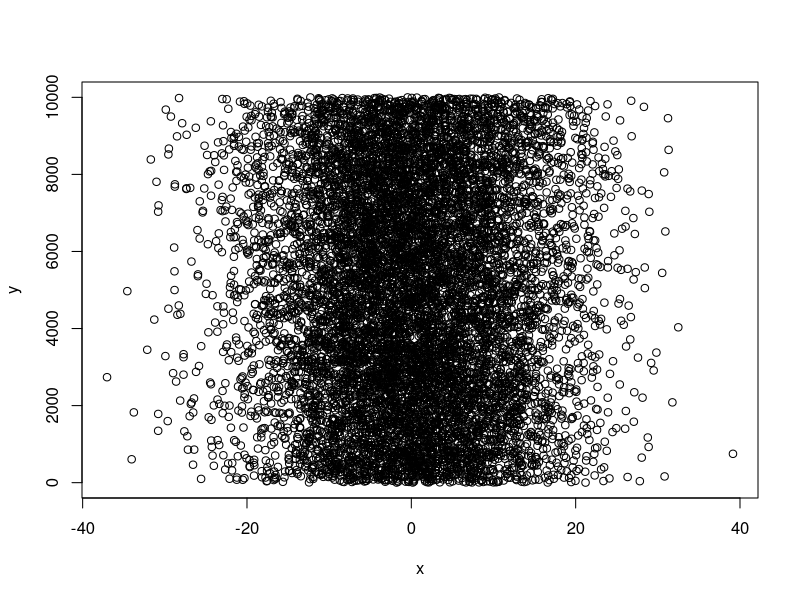
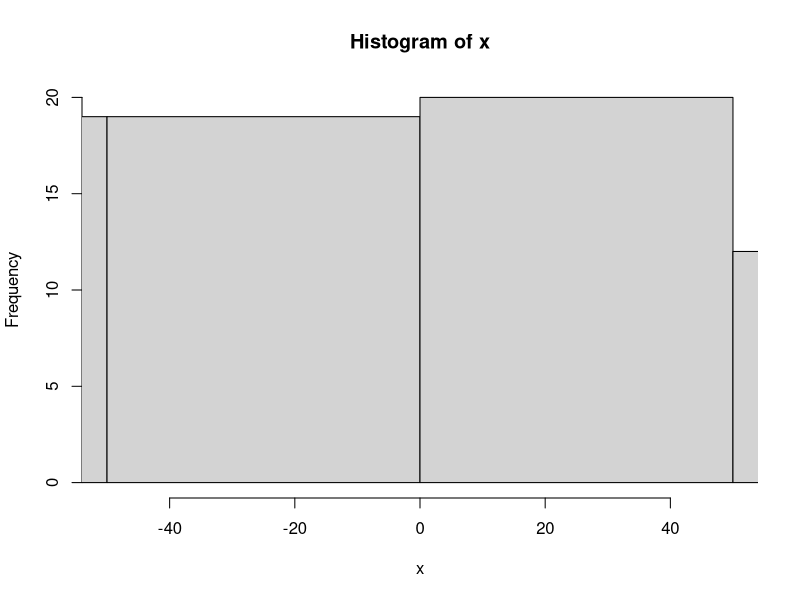
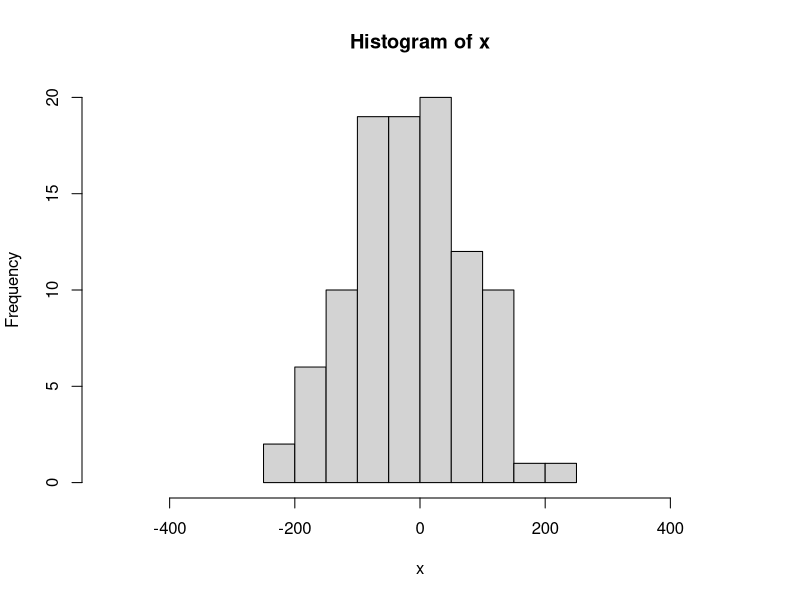
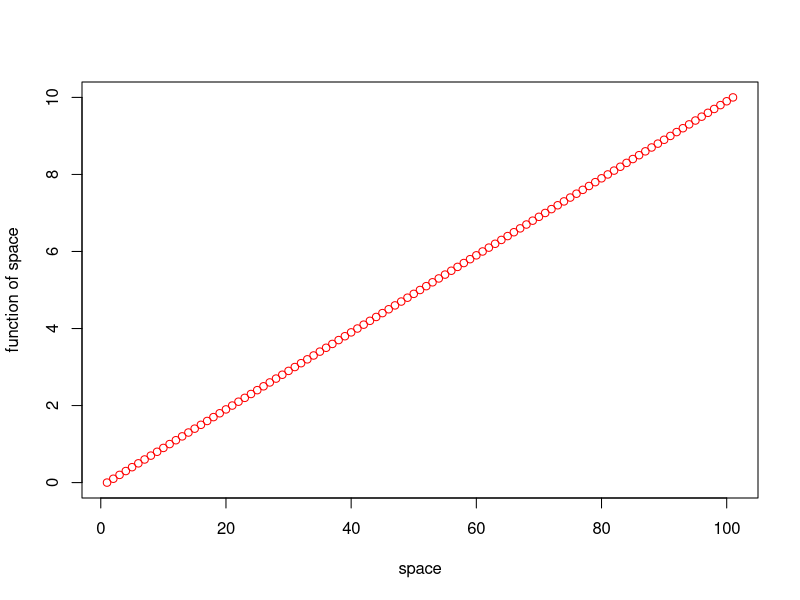
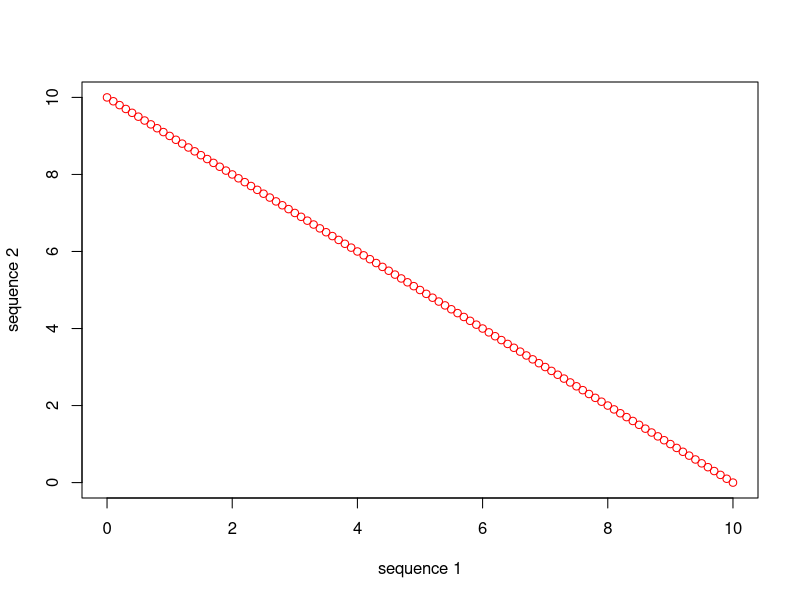
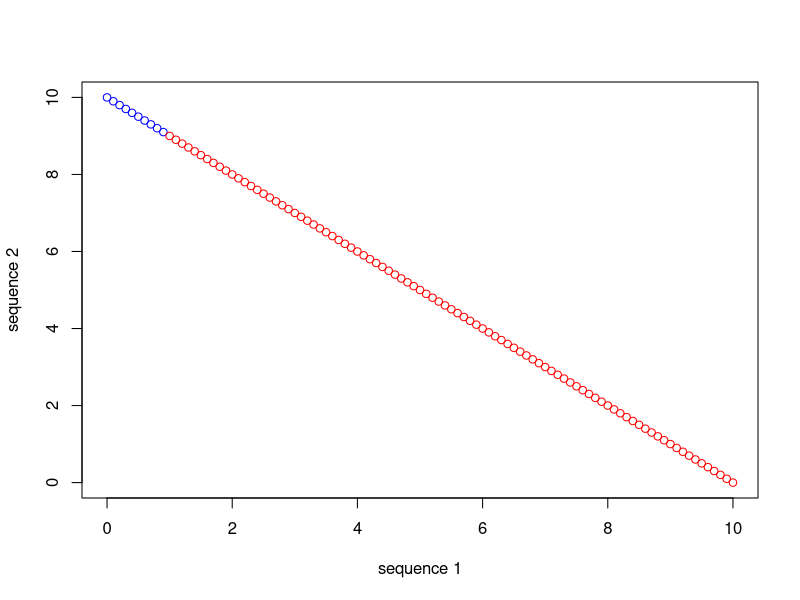
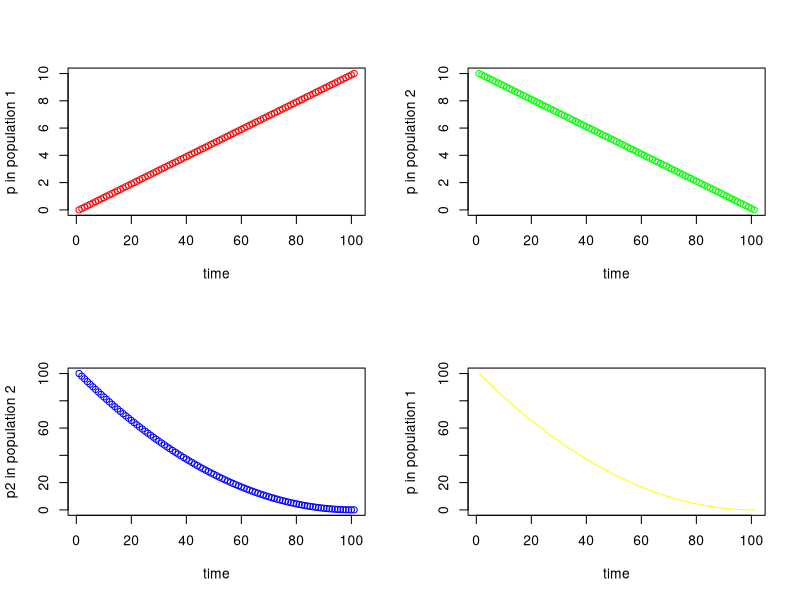
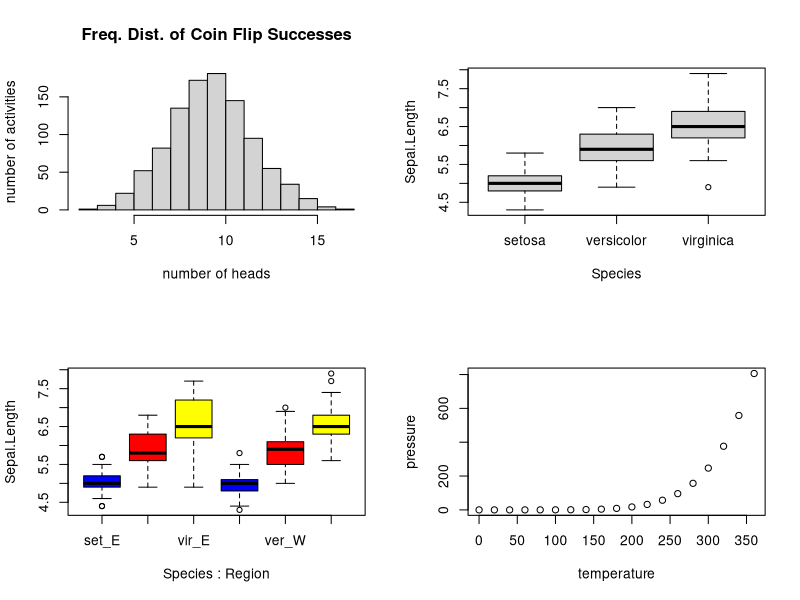

The R script that drew these images, in order: (Note: this script raises an error after producing the figures.)
## ---- chunk 1
# automatically create a bib database for R packages
knitr::write_bib(c(
  .packages(), 'bookdown', 'knitr', 'rmarkdown'
), 'packages.bib')
## ---- chunk 2
4*4
## ---- chunk 3
(4+3*2^2)
## ---- chunk 4

x <- 2
x*3
y <- x * 3
y-2

## ---- chunk 5
y <- 67
print(y)

x <- 124
z <- (x*y)^2
print(z)
## ---- chunk 6
x <- "I Love"
print (x)
y <- "Biostatistics"
print (y)
z <- c(x,y)
print (z)
## ---- chunk 7
class(NA)
## ---- chunk 8
num <- c(0,1,2,NA,4)
mean(num)
mean(num, na.rm = TRUE)
is.na(num)
## ---- chunk 9
x <- c(2,3,4,2,1,2,4,5,10,8,9)
print(x)
x_plus <- x+1
print(x_plus)
## ---- chunk 10
seq_1 <- seq(0.0, 10.0, by = 0.1)
print(seq_1)
seq_2 <- seq(10.0, 0.0, by = -0.1)
print(seq_2)
## ---- chunk 11
seq_square <- (seq_2)*(seq_2)
print(seq_square)
## ---- chunk 12
seq_square_new <- (seq_2)^2
print(seq_square_new)
## ---- chunk 13
x <- rnorm (10000, 0, 10)
y <- sample (1:10000, 10000, replace = T)
xy <- cbind(x,y)
plot(x,y) 
## ---- chunk 14
x <-rnorm(100, 0, 100)
print (x)
hist(x, xlim = c(-50,50))
hist(x, xlim = c(-500,500))
## ---- chunk 15
z <- c(10, 20, 30)
mean(z)

mean(c(10, 20, 30))
## ---- chunk 16
rep(1, 5)
rep("one", 5)
## ---- chunk 17
## Using our vector z from above
z[1]

## On the fly using output from the c() function
c(10, 20, 30)[1]
## ---- chunk 18
c(10, 20, 30, 40, 50, 100, 200)[1:4]

c(10, 20, 30, 40, 50, 100, 200)[4:7]
## ---- chunk 19
c(10, 20, 30, 40, 50, 100, 200)[c(1:3, 5)]
## ---- chunk 20
c(10, 20, 30, 40, 50, 100, 200)[-c(1:2)]
## ---- chunk 21
vec1 <- c(10, 20, 30, 40, 50, 100, 200)
vec2 <- c("happy", "sad", "grumpy")
vec3 <- factor(c("high", "low"))

mylist <- list(vec1, vec2, vec3)

print(mylist)

class(mylist)

str(mylist)
## ---- chunk 22
mylist[[2]]
## ---- chunk 23
mylist[[2]][2]
## ---- chunk 24
habitat <- factor(c("mixed", "wet", "wet", "wet", "dry", "dry", "dry","mixed"))
temp <- c(3.4, 3.4, 8.4, 3, 5.6, 8.1, 8.3, 4.5)
elevation <- c(0, 9.2, 3.8, 5, 5.6, 4.1, 7.1, 5.3)
## ---- chunk 25
mydata <- data.frame(habitat, temp, elevation)
row.names(mydata) <- c("Reedy Lake", "Pearcadale", "Warneet", "Cranbourne", 
                       "Lysterfield", "Red Hill", "Devilbend", "Olinda")
## ---- chunk 26
head(mtcars)
## ---- chunk 27
head(iris)
## ---- chunk 28
## The first row, with all columns
iris[1,]
## The first 5 rows and the first 2 columns
iris[1:5,1:2]
## ---- chunk 29
## The first 5 rows of the first column
iris$Sepal.Length[1:5]
## ---- chunk 30
## Populate a 3x3 matrix with values 1 to 9
matrix(1:9, nrow=3, ncol=3)
## ---- chunk 31
## First define a character vector
char_vec <- c(rep("treatment",5), rep("control",3), rep("treatment", 4), rep("control", 6))
print(char_vec)

## Generate a vector that stores the color "red" for "treatment" and "blue" for "control"
col_vec <- ifelse(char_vec=="treatment", "red", "blue")
print(col_vec)
## ---- chunk 32
replicate(5, sample(1:10, size=10, replace=FALSE))
## ---- chunk 33
## Find the maximum petal length for each species in the iris data frame
tapply(iris$Petal.Length, iris$Species, max)
## ---- chunk 34
## Find the mean of each variable for each species in the iris data frame
aggregate(iris, by = list(iris$Species), FUN = mean)
## ---- chunk 35
## Calculate mpg/cyl and mpg/wt, for every row in mtcars and if the second is at least twice the size of the first include that ratio and another character value "Yes" in a growing 2-column dataframe. If the ratio is less than 2, then include "No" in the second column. 

## first pre-allocate our new data frame, which contains NAs initially
newdf <- data.frame(rep(NA, length(mtcars$mpg)), rep(NA, length(mtcars$mpg)))

## then write the for loop to do the above task for every row in mtcars
for(i in 1:length(mtcars$mpg)) {
  newdf[i,1] <- (mtcars$mpg[i]/mtcars$wt[i])/(mtcars$mpg[i]/mtcars$cyl[i])
  newdf[i,2] <- ifelse(newdf[i,1]>=2, "Yes", "No")
}
  print(newdf)
## ---- chunk 36
seq_1 <- seq(0.0, 10.0, by = 0.1) 
plot(seq_1, xlab="space", ylab ="function of space", type = "p", col = "red")
## ---- chunk 37
seq_1 <- seq(0.0, 10.0, by = 0.1)
seq_2 <- seq(10.0, 0.0, by = -0.1)
plot(seq_1, seq_2, xlab="sequence 1", ylab ="sequence 2", type = "p", col = "red")
## ---- chunk 38
seq_1 <- seq(0.0, 10.0, by = 0.1)
seq_2 <- seq(10.0, 0.0, by = -0.1)
plot(seq_1, seq_2, xlab="sequence 1", ylab ="sequence 2", type = "p", 
     col = c(rep("blue", 10), rep("red", 91)))
## ---- chunk 39
seq_square <- (seq_2)*(seq_2)
seq_square_new <- (seq_2)^2

par(mfrow=c(2,2))
plot (seq_1, xlab="time", ylab ="p in population 1", type = "p", col = 'red')
plot (seq_2, xlab="time", ylab ="p in population 2", type = "p", col = 'green')
plot (seq_square, xlab="time", ylab ="p2 in population 2", type = "p", col = 'blue')
plot (seq_square_new, xlab="time", ylab ="p in population 1", type = "l", col = 'yellow')
## ---- chunk 40
hist(rbinom(n=1000, size=20, prob=0.5), xlab="number of heads", ylab="number of activities",
     main="Freq. Dist. of Coin Flip Successes")
## ---- chunk 41
## make a modified version of the iris data frame, which includes a "Region" factor
new_iris <- iris
new_iris$Region <- as.factor(rep(c(rep("West", 5), rep("East", 5)), 15))

## make a boxplot of Sepal.Length that plots individual boxes for the separate Species
boxplot(Sepal.Length ~ Species, data=new_iris)

## make a boxplot of Sepal.Length that shows all 6 combinations of factor levels from Species and Region, including a different color for each species
boxplot(Sepal.Length ~ Species*Region, col=c("blue", "red", "yellow", "blue", "red", "yellow"),
        data=new_iris, names=c("set_E","ver_E","vir_E","set_W","ver_W","vir_W"))

## ---- chunk 42
summary(cars)
## ---- chunk 43
plot(pressure)
## ---- chunk 44

x <- rbinom(1000,1,0.5)

barplot(table(x)/1000, 
        names.arg = c("Heads","Tails"),
        ylab = "Probability", 
        ylim = c(0,.75),
        col = "orangered")
## ---- chunk 45
knitr::include_graphics("images/prob.017.jpeg")
## ---- chunk 46
knitr::include_graphics("images/week_2.003.jpeg")
## ---- chunk 47
knitr::include_graphics("images/prob.018.jpeg")
## ---- chunk 48
knitr::include_graphics("images/week_2.004.jpeg")
## ---- chunk 49
knitr::include_graphics("images/week_2.005.jpeg")
## ---- chunk 50

kicks <- cbind(c(91,32,11,2,0),c(97,34,8,1,0))

barplot(t(kicks), beside = TRUE, 
        col = c('cadetblue','coral'), 
        names.arg = c('1','2','3','4','5'),
        ylim = c(0,100), ylab = 'Frequency',
        xlab = c('Deaths per Year'),
        main = "Number of Horse Kick Deaths in a Year (1875-1894)")
legend(x = 'topright', fill = c('cadetblue','coral'), legend = c('Observed','Predicted from Poisson'), bty = 'n')


## ---- chunk 51
knitr::include_graphics("images/prob.019.jpeg")
## ---- chunk 52
knitr::include_graphics("images/prob.020.jpeg")
## ---- chunk 53
knitr::include_graphics("images/week_2.032.jpeg")
## ---- chunk 54
knitr::include_graphics("images/week_2.010.jpeg")
## ---- chunk 55
knitr::include_graphics("images/week_2.013.jpeg")
## ---- chunk 56
knitr::include_graphics("images/week_2.015.jpeg")
## ---- chunk 57
knitr::include_graphics("images/week_2.014.jpeg")
## ---- chunk 58
knitr::include_graphics("images/week_2.016.jpeg")
## ---- chunk 59
knitr::include_graphics("images/week_2.017.jpeg")
## ---- chunk 60
knitr::include_graphics("images/week_2.018.jpeg")
